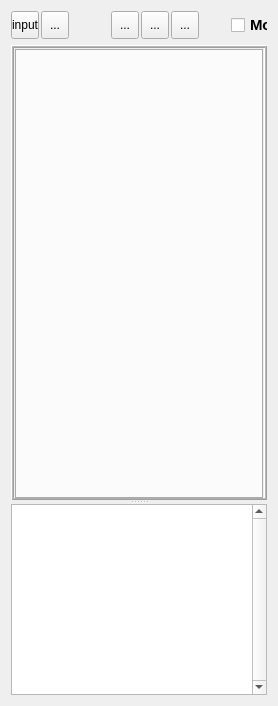
  <widget class="QWidget" name="centralwidget">
   <layout class="QVBoxLayout" name="verticalLayout_2">
    <item>
     <widget class="QFrame" name="frame">
      <property name="minimumSize">
       <size>
        <width>0</width>
        <height>28</height>
       </size>
      </property>
      <property name="maximumSize">
       <size>
        <width>16777215</width>
        <height>28</height>
       </size>
      </property>
      <property name="frameShape">
       <enum>QFrame::NoFrame</enum>
      </property>
      <property name="frameShadow">
       <enum>QFrame::Raised</enum>
      </property>
      <widget class="QToolButton" name="btnInput">
       <property name="geometry">
        <rect>
         <x>0</x>
         <y>0</y>
         <width>28</width>
         <height>28</height>
        </rect>
       </property>
       <property name="focusPolicy">
        <enum>Qt::TabFocus</enum>
       </property>
       <property name="toolTip">
        <string>Left Dock</string>
       </property>
       <property name="layoutDirection">
        <enum>Qt::LeftToRight</enum>
       </property>
       <property name="text">
        <string>input</string>
       </property>
       <property name="icon">
        <iconset resource="ResourceFiles/icons.qrc">
         <normaloff>:/newPrefix/images/input.png</normaloff>:/newPrefix/images/input.png</iconset>
       </property>
       <property name="iconSize">
        <size>
         <width>18</width>
         <height>18</height>
        </size>
       </property>
      </widget>
      <widget class="QToolButton" name="btnOutput">
       <property name="geometry">
        <rect>
         <x>30</x>
         <y>0</y>
         <width>28</width>
         <height>28</height>
        </rect>
       </property>
       <property name="focusPolicy">
        <enum>Qt::TabFocus</enum>
       </property>
       <property name="toolTip">
        <string>Right Dock</string>
       </property>
       <property name="text">
        <string>...</string>
       </property>
       <property name="icon">
        <iconset resource="ResourceFiles/icons.qrc">
         <normaloff>:/newPrefix/images/output.png</normaloff>:/newPrefix/images/output.png</iconset>
       </property>
       <property name="iconSize">
        <size>
         <width>18</width>
         <height>18</height>
        </size>
       </property>
      </widget>
      <widget class="QToolButton" name="btnTop">
       <property name="geometry">
        <rect>
         <x>160</x>
         <y>0</y>
         <width>28</width>
         <height>28</height>
        </rect>
       </property>
       <property name="focusPolicy">
        <enum>Qt::TabFocus</enum>
       </property>
       <property name="toolTip">
        <string>Top View</string>
       </property>
       <property name="text">
        <string>...</string>
       </property>
       <property name="icon">
        <iconset resource="ResourceFiles/icons.qrc">
         <normaloff>:/newPrefix/images/X-Y.png</normaloff>:/newPrefix/images/X-Y.png</iconset>
       </property>
       <property name="iconSize">
        <size>
         <width>22</width>
         <height>22</height>
        </size>
       </property>
      </widget>
      <widget class="QToolButton" name="btnFront">
       <property name="geometry">
        <rect>
         <x>100</x>
         <y>0</y>
         <width>28</width>
         <height>28</height>
        </rect>
       </property>
       <property name="focusPolicy">
        <enum>Qt::TabFocus</enum>
       </property>
       <property name="toolTip">
        <string>Front View</string>
       </property>
       <property name="text">
        <string>...</string>
       </property>
       <property name="icon">
        <iconset resource="ResourceFiles/icons.qrc">
         <normaloff>:/newPrefix/images/Z-X.png</normaloff>:/newPrefix/images/Z-X.png</iconset>
       </property>
       <property name="iconSize">
        <size>
         <width>22</width>
         <height>22</height>
        </size>
       </property>
      </widget>
      <widget class="QToolButton" name="btnSide">
       <property name="geometry">
        <rect>
         <x>130</x>
         <y>0</y>
         <width>28</width>
         <height>28</height>
        </rect>
       </property>
       <property name="focusPolicy">
        <enum>Qt::TabFocus</enum>
       </property>
       <property name="toolTip">
        <string>Side View</string>
       </property>
       <property name="text">
        <string>...</string>
       </property>
       <property name="icon">
        <iconset resource="ResourceFiles/icons.qrc">
         <normaloff>:/newPrefix/images/Z-Y.png</normaloff>:/newPrefix/images/Z-Y.png</iconset>
       </property>
       <property name="iconSize">
        <size>
         <width>22</width>
         <height>22</height>
        </size>
       </property>
      </widget>
      <widget class="QCheckBox" name="chkBx_model">
       <property name="geometry">
        <rect>
         <x>220</x>
         <y>0</y>
         <width>90</width>
         <height>28</height>
        </rect>
       </property>
       <property name="font">
        <font>
         <family>Arial</family>
         <pointsize>11</pointsize>
         <weight>75</weight>
         <italic>false</italic>
         <bold>true</bold>
         <underline>false</underline>
         <strikeout>false</strikeout>
        </font>
       </property>
       <property name="focusPolicy">
        <enum>Qt::TabFocus</enum>
       </property>
       <property name="toolTip">
        <string>3D Model</string>
       </property>
       <property name="text">
        <string>Model</string>
       </property>
      </widget>
      <widget class="QCheckBox" name="chkBx_columnSec">
       <property name="geometry">
        <rect>
         <x>330</x>
         <y>0</y>
         <width>90</width>
         <height>29</height>
        </rect>
       </property>
       <property name="font">
        <font>
         <family>Arial</family>
         <pointsize>11</pointsize>
         <weight>75</weight>
         <bold>true</bold>
        </font>
       </property>
       <property name="focusPolicy">
        <enum>Qt::TabFocus</enum>
       </property>
       <property name="toolTip">
        <string>Beam only</string>
       </property>
       <property name="text">
        <string>Column</string>
       </property>
      </widget>
      <widget class="QCheckBox" name="chkBx_connector">
       <property name="geometry">
        <rect>
         <x>440</x>
         <y>0</y>
         <width>151</width>
         <height>29</height>
        </rect>
       </property>
       <property name="font">
        <font>
         <family>Arial</family>
         <pointsize>11</pointsize>
         <weight>75</weight>
         <bold>true</bold>
        </font>
       </property>
       <property name="focusPolicy">
        <enum>Qt::TabFocus</enum>
       </property>
       <property name="toolTip">
        <string>Extendedplate only</string>
       </property>
       <property name="text">
        <string>Connector</string>
       </property>
      </widget>
     </widget>
    </item>
    <item>
     <widget class="QSplitter" name="splitter">
      <property name="orientation">
       <enum>Qt::Vertical</enum>
      </property>
      <widget class="QFrame" name="frame_2">
       <property name="minimumSize">
        <size>
         <width>0</width>
         <height>100</height>
        </size>
       </property>
       <property name="frameShape">
        <enum>QFrame::Box</enum>
       </property>
       <property name="frameShadow">
        <enum>QFrame::Raised</enum>
       </property>
       <property name="lineWidth">
        <number>1</number>
       </property>
       <property name="midLineWidth">
        <number>1</number>
       </property>
       <layout class="QVBoxLayout" name="verticalLayout">
        <property name="margin">
         <number>1</number>
        </property>
        <item>
         <widget class="QTabWidget" name="mytabWidget">
          <property name="minimumSize">
           <size>
            <width>0</width>
            <height>450</height>
           </size>
          </property>
          <property name="font">
           <font>
            <pointsize>8</pointsize>
            <weight>75</weight>
            <italic>true</italic>
            <bold>true</bold>
           </font>
          </property>
          <property name="focusPolicy">
           <enum>Qt::NoFocus</enum>
          </property>
          <property name="styleSheet">
           <string notr="true">QTabBar::tab { height: 75px; width: 1px;  }</string>
          </property>
          <property name="tabPosition">
           <enum>QTabWidget::West</enum>
          </property>
          <property name="currentIndex">
           <number>-1</number>
          </property>
         </widget>
        </item>
       </layout>
      </widget>
      <widget class="QTextEdit" name="textEdit">
       <property name="minimumSize">
        <size>
         <width>0</width>
         <height>125</height>
        </size>
       </property>
       <property name="maximumSize">
        <size>
         <width>16777215</width>
         <height>16777215</height>
        </size>
       </property>
       <property name="font">
        <font>
         <pointsize>10</pointsize>
        </font>
       </property>
       <property name="verticalScrollBarPolicy">
        <enum>Qt::ScrollBarAlwaysOn</enum>
       </property>
       <property name="readOnly">
        <bool>true</bool>
       </property>
       <property name="overwriteMode">
        <bool>true</bool>
       </property>
      </widget>
     </widget>
    </item>
   </layout>
  </widget>
